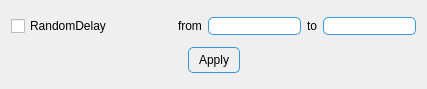
<?xml version="1.0" encoding="UTF-8"?>
<ui version="4.0">
 <class>Form</class>
 <widget class="QWidget" name="Form">
  <property name="geometry">
   <rect>
    <x>0</x>
    <y>0</y>
    <width>427</width>
    <height>89</height>
   </rect>
  </property>
  <property name="windowTitle">
   <string>Form</string>
  </property>
  <property name="styleSheet">
   <string notr="true">QLineEdit{
    background-color: white;
    border: 1px solid #3498db;
    border-radius: 5px;
}

QPushButton{
    border: 1px solid #3498db;
    border-radius: 5px;
	padding-top: 5px;
	padding-bottom: 5px; 
    padding-left: 10px; 
	padding-right: 10px; 
}

QPushButton::hover{
	background-color:rgb(153, 193, 241)
}
</string>
  </property>
  <layout class="QVBoxLayout" name="verticalLayout">
   <item>
    <layout class="QHBoxLayout" name="horizontalLayout">
     <item>
      <widget class="QCheckBox" name="randomCb">
       <property name="text">
        <string>RandomDelay</string>
       </property>
      </widget>
     </item>
     <item>
      <spacer name="horizontalSpacer_3">
       <property name="orientation">
        <enum>Qt::Orientation::Horizontal</enum>
       </property>
       <property name="sizeType">
        <enum>QSizePolicy::Policy::Fixed</enum>
       </property>
       <property name="sizeHint" stdset="0">
        <size>
         <width>60</width>
         <height>20</height>
        </size>
       </property>
      </spacer>
     </item>
     <item>
      <widget class="QLabel" name="label">
       <property name="text">
        <string>from</string>
       </property>
      </widget>
     </item>
     <item>
      <widget class="QLineEdit" name="fromInput"/>
     </item>
     <item>
      <widget class="QLabel" name="label_2">
       <property name="text">
        <string>to</string>
       </property>
      </widget>
     </item>
     <item>
      <widget class="QLineEdit" name="toInput"/>
     </item>
    </layout>
   </item>
   <item>
    <layout class="QHBoxLayout" name="horizontalLayout_2">
     <item>
      <spacer name="horizontalSpacer_2">
       <property name="orientation">
        <enum>Qt::Orientation::Horizontal</enum>
       </property>
       <property name="sizeHint" stdset="0">
        <size>
         <width>40</width>
         <height>20</height>
        </size>
       </property>
      </spacer>
     </item>
     <item>
      <widget class="QPushButton" name="applyBtn">
       <property name="text">
        <string>Apply</string>
       </property>
      </widget>
     </item>
     <item>
      <spacer name="horizontalSpacer">
       <property name="orientation">
        <enum>Qt::Orientation::Horizontal</enum>
       </property>
       <property name="sizeHint" stdset="0">
        <size>
         <width>40</width>
         <height>20</height>
        </size>
       </property>
      </spacer>
     </item>
    </layout>
   </item>
  </layout>
 </widget>
 <resources/>
 <connections/>
</ui>
